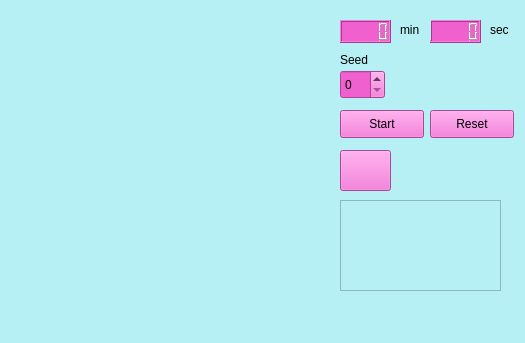
<?xml version="1.0" encoding="UTF-8"?>
<ui version="4.0">
 <class>MainWindow</class>
 <widget class="QMainWindow" name="MainWindow">
  <property name="geometry">
   <rect>
    <x>0</x>
    <y>0</y>
    <width>525</width>
    <height>343</height>
   </rect>
  </property>
  <property name="windowTitle">
   <string>MainWindow</string>
  </property>
  <property name="styleSheet">
   <string notr="true">background-color: rgb(182, 240, 244);</string>
  </property>
  <widget class="QWidget" name="centralwidget">
   <widget class="QLCDNumber" name="lcdNumberMin">
    <property name="geometry">
     <rect>
      <x>340</x>
      <y>20</y>
      <width>51</width>
      <height>23</height>
     </rect>
    </property>
    <property name="styleSheet">
     <string notr="true">background-color: rgb(240, 96, 207);</string>
    </property>
   </widget>
   <widget class="QLCDNumber" name="lcdNumberSec">
    <property name="geometry">
     <rect>
      <x>430</x>
      <y>20</y>
      <width>51</width>
      <height>23</height>
     </rect>
    </property>
    <property name="styleSheet">
     <string notr="true">background-color: rgb(240, 96, 207);
color: rgb(0, 0, 0);</string>
    </property>
   </widget>
   <widget class="QLabel" name="label">
    <property name="geometry">
     <rect>
      <x>400</x>
      <y>20</y>
      <width>31</width>
      <height>20</height>
     </rect>
    </property>
    <property name="styleSheet">
     <string notr="true">color: rgb(0, 0, 0);</string>
    </property>
    <property name="text">
     <string>min</string>
    </property>
   </widget>
   <widget class="QLabel" name="label_2">
    <property name="geometry">
     <rect>
      <x>490</x>
      <y>20</y>
      <width>31</width>
      <height>20</height>
     </rect>
    </property>
    <property name="styleSheet">
     <string notr="true">color: rgb(0, 0, 0);</string>
    </property>
    <property name="text">
     <string>sec</string>
    </property>
   </widget>
   <widget class="QPushButton" name="resetButton">
    <property name="geometry">
     <rect>
      <x>430</x>
      <y>110</y>
      <width>84</width>
      <height>28</height>
     </rect>
    </property>
    <property name="styleSheet">
     <string notr="true">color: rgb(0, 0, 0);
background-color: rgb(240, 96, 207);</string>
    </property>
    <property name="text">
     <string>Reset</string>
    </property>
   </widget>
   <widget class="QSpinBox" name="seedSpinBox">
    <property name="geometry">
     <rect>
      <x>340</x>
      <y>70</y>
      <width>45</width>
      <height>29</height>
     </rect>
    </property>
    <property name="styleSheet">
     <string notr="true">color: rgb(0, 0, 0);
background-color: rgb(240, 96, 207);</string>
    </property>
   </widget>
   <widget class="QLabel" name="label_3">
    <property name="geometry">
     <rect>
      <x>340</x>
      <y>50</y>
      <width>63</width>
      <height>20</height>
     </rect>
    </property>
    <property name="styleSheet">
     <string notr="true">color: rgb(0, 0, 0);</string>
    </property>
    <property name="text">
     <string>Seed</string>
    </property>
   </widget>
   <widget class="QPushButton" name="startButton">
    <property name="geometry">
     <rect>
      <x>340</x>
      <y>110</y>
      <width>84</width>
      <height>28</height>
     </rect>
    </property>
    <property name="styleSheet">
     <string notr="true">color: rgb(0, 0, 0);
background-color: rgb(240, 96, 207);</string>
    </property>
    <property name="text">
     <string>Start</string>
    </property>
   </widget>
   <widget class="QPushButton" name="flagPushButton">
    <property name="geometry">
     <rect>
      <x>340</x>
      <y>150</y>
      <width>51</width>
      <height>41</height>
     </rect>
    </property>
    <property name="styleSheet">
     <string notr="true">color: rgb(0, 0, 0);
background-color: rgb(240, 96, 207);</string>
    </property>
    <property name="text">
     <string/>
    </property>
   </widget>
   <widget class="QTextBrowser" name="textBrowser">
    <property name="geometry">
     <rect>
      <x>340</x>
      <y>200</y>
      <width>161</width>
      <height>91</height>
     </rect>
    </property>
   </widget>
  </widget>
  <widget class="QMenuBar" name="menubar">
   <property name="geometry">
    <rect>
     <x>0</x>
     <y>0</y>
     <width>525</width>
     <height>25</height>
    </rect>
   </property>
  </widget>
  <widget class="QStatusBar" name="statusbar"/>
 </widget>
 <resources/>
 <connections/>
</ui>
